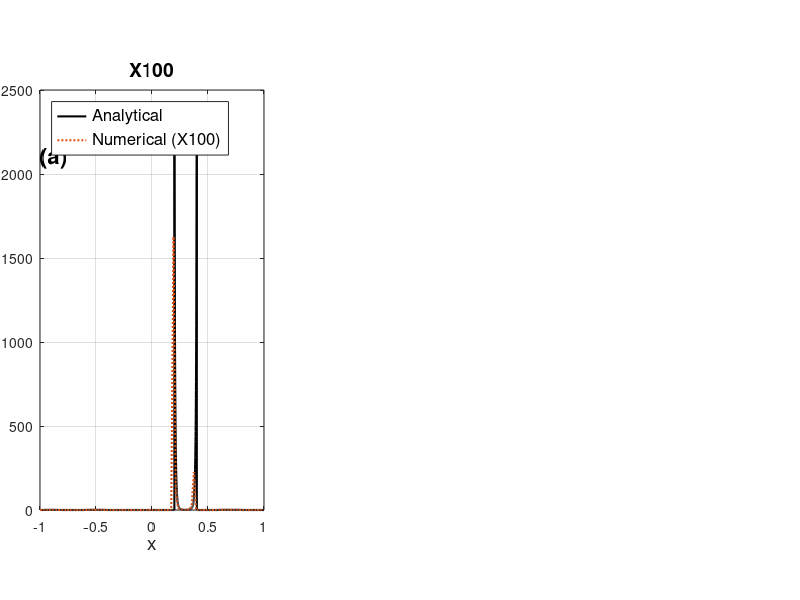

MATLAB code to generate this figure: (Note: this script raises an error after producing the figure.)
% Clear previous data
clear; clc; close all;

% Load data
analytical_data = load('Analytical_Solution.dat');
numerical_100 = load('IVP2_UPWIND_T1_X100_CFL1.dat');
numerical_400 = load('IVP2_UPWIND_T1_X400_CFL1.dat');
numerical_2000 = load('IVP2_UPWIND_T1_X2000_CFL1.dat');

% Extract x and f values
x_analytical = analytical_data(:,1);
f_analytical = analytical_data(:,2);

x_num_100 = numerical_100(:,1);
f_num_100 = numerical_100(:,2);

x_num_400 = numerical_400(:,1);
f_num_400 = numerical_400(:,2);

x_num_2000 = numerical_2000(:,1);
f_num_1600 = numerical_2000(:,2);

% Interpolate analytical solution at numerical points
f_analytical_interp_100 = interp1(x_analytical, f_analytical, x_num_100, 'linear', 'extrap');
f_analytical_interp_400 = interp1(x_analytical, f_analytical, x_num_400, 'linear', 'extrap');
f_analytical_interp_1600 = interp1(x_analytical, f_analytical, x_num_2000, 'linear', 'extrap');

% Reduce the number of plotted points
skip_100 = ceil(length(x_num_100) / 100);
skip_400 = ceil(length(x_num_400) / 400);
skip_1600 = ceil(length(x_num_2000) / 1600);

% Define colors
color_100 = '#D95319';  % Orange
color_400 = '#EDB120';  % Yellow
color_1600 = '#0072BD'; % Blue

% Define line style
lineStyle = ':';  % Dotted line

% Define line width
lineWidth = 1.5;

% Create figure and adjust width
figure;
set(gcf, 'Position', [100, 100, 1300, 600]); % Adjust figure width

% -----------------------------------
% Subplot 1: X100 Grid
% -----------------------------------
ax1 = subplot('Position', [0.05, 0.15, 0.28, 0.7]); % Custom width spacing
plot(x_analytical, f_analytical, 'k-', 'LineWidth', lineWidth); hold on;
plot(x_num_100(1:skip_100:end), f_num_100(1:skip_100:end), lineStyle, 'Color', color_100, 'LineWidth', lineWidth);
xlabel('x', 'FontSize', 14);
ylabel('f', 'FontSize', 14);
title('X100', 'FontSize', 14);
legend('Analytical', 'Numerical (X100)', 'Location', 'northwest', 'FontSize', 12);
grid on;
text(min(x_analytical), max(f_analytical), '(a)', 'FontSize', 16, 'FontWeight', 'bold', 'VerticalAlignment', 'top');

% Add Zoomed Plot for Subplot 1
zp1 = BaseZoom();
zp1.run;

% -----------------------------------
% Subplot 2: X400 Grid
% -----------------------------------
ax2 = subplot('Position', [0.38, 0.15, 0.28, 0.7]); % Custom width spacing
plot(x_analytical, f_analytical, 'k-', 'LineWidth', lineWidth); hold on;
plot(x_num_400(1:skip_400:end), f_num_400(1:skip_400:end), lineStyle, 'Color', color_400, 'LineWidth', lineWidth);
xlabel('x', 'FontSize', 14);
ylabel('f', 'FontSize', 14);
title('X400', 'FontSize', 14);
legend('Analytical', 'Numerical (X400)', 'Location', 'northwest', 'FontSize', 12);
grid on;
text(min(x_analytical), max(f_analytical), '(b)', 'FontSize', 16, 'FontWeight', 'bold', 'VerticalAlignment', 'top');

% Add Zoomed Plot for Subplot 2
zp2 = BaseZoom();
zp2.run;

% -----------------------------------
% Subplot 3: X2000 Grid
% -----------------------------------
ax3 = subplot('Position', [0.71, 0.15, 0.28, 0.7]); % Custom width spacing
plot(x_analytical, f_analytical, 'k-', 'LineWidth', lineWidth); hold on;
plot(x_num_2000(1:skip_1600:end), f_num_1600(1:skip_1600:end), lineStyle, 'Color', color_1600, 'LineWidth', lineWidth);
xlabel('x', 'FontSize', 14);
ylabel('f', 'FontSize', 14);
title('X2000', 'FontSize', 14);
legend('Analytical', 'Numerical (X2000)', 'Location', 'northwest', 'FontSize', 12);
grid on;
text(min(x_analytical), max(f_analytical), '(c)', 'FontSize', 16, 'FontWeight', 'bold', 'VerticalAlignment', 'top');

% Add Zoomed Plot for Subplot 3
zp3 = BaseZoom();
zp3.run;

% Title for the entire figure
sgtitle('IVP2 UPWIND T=1 CFL=1', 'FontSize', 16);
